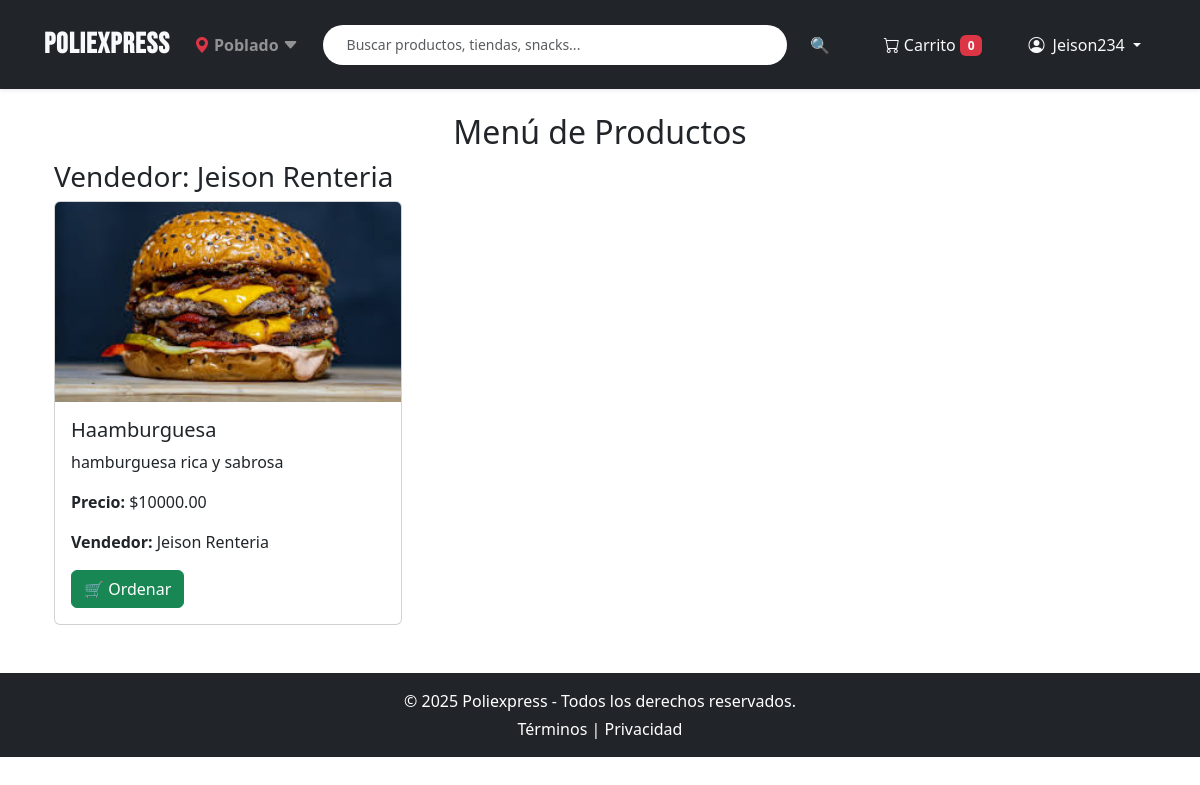
Page /pedidos/menu/ (signed in) on the committed database.
### pedidos/models.py (models this page shows, shortened)
class Producto(models.Model):
    nombre = models.CharField(max_length=100)
    descripcion = models.TextField()
    precio = models.DecimalField(max_digits=10, decimal_places=2)
    disponible = models.BooleanField(default=True)
    vendedor = models.ForeignKey(User, on_delete=models.CASCADE)
    imagen = models.ImageField(upload_to='', null=True, blank=True)

### pedidos/views.py (the view)
# urls.py: path('menu/', views.menu, name='menu'),
def menu(request):
    productos = Producto.objects.filter(disponible=True).select_related('vendedor')
    productos_por_vendedor = defaultdict(list)
    for producto in productos:
        vendedor = producto.vendedor
        nombre_vendedor = f"{vendedor.first_name} {vendedor.last_name}".strip() or vendedor.username
        productos_por_vendedor[nombre_vendedor].append(producto)
    return render(request, 'pedidos/menu.html', {'productos_por_vendedor': dict(productos_por_vendedor)})

### pedidos/templates/pedidos/menu.html (shortened to what this page needs)
{% extends 'pedidos/base.html' %}
{% load static %}
{% block content %}
<div class="container mt-4">
    <h2 class="text-center">Menú de Productos</h2>
    {% if productos_por_vendedor %}
        {% for vendedor, productos in productos_por_vendedor.items %}
            <h3>Vendedor: {{ vendedor }}</h3>
            <div class="row">
                {% for producto in productos %}
                <div class="col-md-4">
                    <div class="card">
                        {% if producto.imagen %}
                        <img src="{{ producto.imagen.url }}" class="card-img-top" alt="{{ producto.nombre }}"
     style="height: 200px; object-fit: cover;">
                        {% endif %}
                        <div class="card-body">
                            <h5 class="card-title">{{ producto.nombre }}</h5>
                            <p class="card-text">{{ producto.descripcion }}</p>
                            <p><strong>Precio:</strong> ${{ producto.precio }}</p>
                            <p><strong>Vendedor:</strong> {{ vendedor }}</p>
                            <button class="ordenar-btn btn btn-success" data-id="{{ producto.id }}">
                                🛒 Ordenar
                            </button>
                        </div>
                    </div>
                </div>
                {% endfor %}
            </div>
        {% endfor %}
    {% else %}
        <p>No hay productos disponibles.</p>
    {% endif %}
</div>
{% endblock %}

### pedidos/templates/pedidos/base.html (shortened to what this page needs)
{% load static %}
<!DOCTYPE html>
<html lang="es">
<head>
    <link href="https://cdn.jsdelivr.net/npm/bootstrap@5.3.0/dist/css/bootstrap.min.css" rel="stylesheet">
    <link href="https://cdn.jsdelivr.net/npm/bootstrap-icons@1.10.5/font/bootstrap-icons.css" rel="stylesheet">
    <link rel="stylesheet" href="{% static 'pedidos/css/styles.css' %}">
</head>
<body>
<nav class="navbar navbar-expand-lg navbar-dark bg-dark shadow-sm sticky-top">
    <div class="container-fluid px-4 py-2">
        <a class="navbar-brand fw-bold me-4 text-light" href="{% url 'pedidos:index' %}">Poliexpress</a>
        <div class="d-none d-md-flex align-items-center me-4 text-white-50">
            <i class="bi bi-geo-alt-fill text-danger me-1"></i>
            <span class="fw-semibold">Poblado</span>
            <i class="bi bi-caret-down-fill ms-1"></i>
        </div>
        <div class="collapse navbar-collapse" id="navbarContent">
            <form class="d-flex flex-grow-1 me-4 mt-2 mt-lg-0" method="get" action="{% url 'pedidos:menu' %}">
                <input class="form-control form-control-sm rounded-pill px-4 me-2 border-0" type="search" name="q" placeholder="Buscar productos, tiendas, snacks..." aria-label="Buscar">
                <button class="btn btn-sm border-0 text-light" type="submit">🔍</button>
            </form>
            <div class="d-flex align-items-center flex-column flex-lg-row mt-3 mt-lg-0">
                <a class="btn btn-sm text-light border-0 me-lg-3 mb-2 mb-lg-0" href="{% url 'pedidos:carrito' %}">
                    <i class="bi bi-cart"></i>
                    <span class="d-lg-inline">Carrito</span>
                    <span id="contador-carrito" class="badge bg-danger">0</span>
                </a>
                {% if user.is_authenticated %}
                <div class="dropdown">
                    <a class="btn btn-sm text-light border-0 dropdown-toggle" href="#" id="userDropdown" role="button" data-bs-toggle="dropdown">
                        <i class="bi bi-person-circle me-1"></i> {{ user.username }}
                    </a>
                </div>
                {% else %}
                <a class="btn btn-sm text-light border-0 me-lg-2 mb-2 mb-lg-0" href="{% url 'pedidos:login' %}">Iniciar Sesión</a>
                <a class="btn btn-sm text-light border-0" href="{% url 'pedidos:registro' %}">Registrarse</a>
                {% endif %}
            </div>
        </div>
    </div>
</nav>
<main class="container mt-4">
    {% block content %}{% endblock %}
</main>
<footer class="bg-dark text-white text-center py-3 mt-5">
    <p class="mb-1">&copy; 2025 Poliexpress - Todos los derechos reservados.</p>
    <p class="mb-0">
        <a href="/terminos" class="text-white text-decoration-none">Términos</a> |
        <a href="/privacidad" class="text-white text-decoration-none">Privacidad</a>
    </p>
</footer>
</body>
</html>

### pedidos/static/pedidos/css/styles.css (style rules this page uses)
.navbar { background: #333; padding: 10px 20px; display: flex; align-items: center; justify-content: space-between; }
.navbar .navbar-brand { font-size: 1.8rem; font-weight: bold; color: white; text-decoration: none; transition: color 0.3s ease-in-out; font-family: 'Bebas Neue', sans-serif; letter-spacing: 1px; }
.navbar .btn { background: transparent; color: white; padding: 8px 15px; font-size: 1rem; transition: all 0.3s ease-in-out; text-decoration: none; border: none; box-shadow: none; }
.navbar input.form-control.border-0 { box-shadow: none; border: none; }

### rows in the picture
Producto: vendedor "Jeison Renteria", imagen (picture), nombre "Haamburguesa", descripcion "hamburguesa rica y sabrosa", precio "10000.00"

### other values in the picture
{{ user.username }} "Jeison234"
